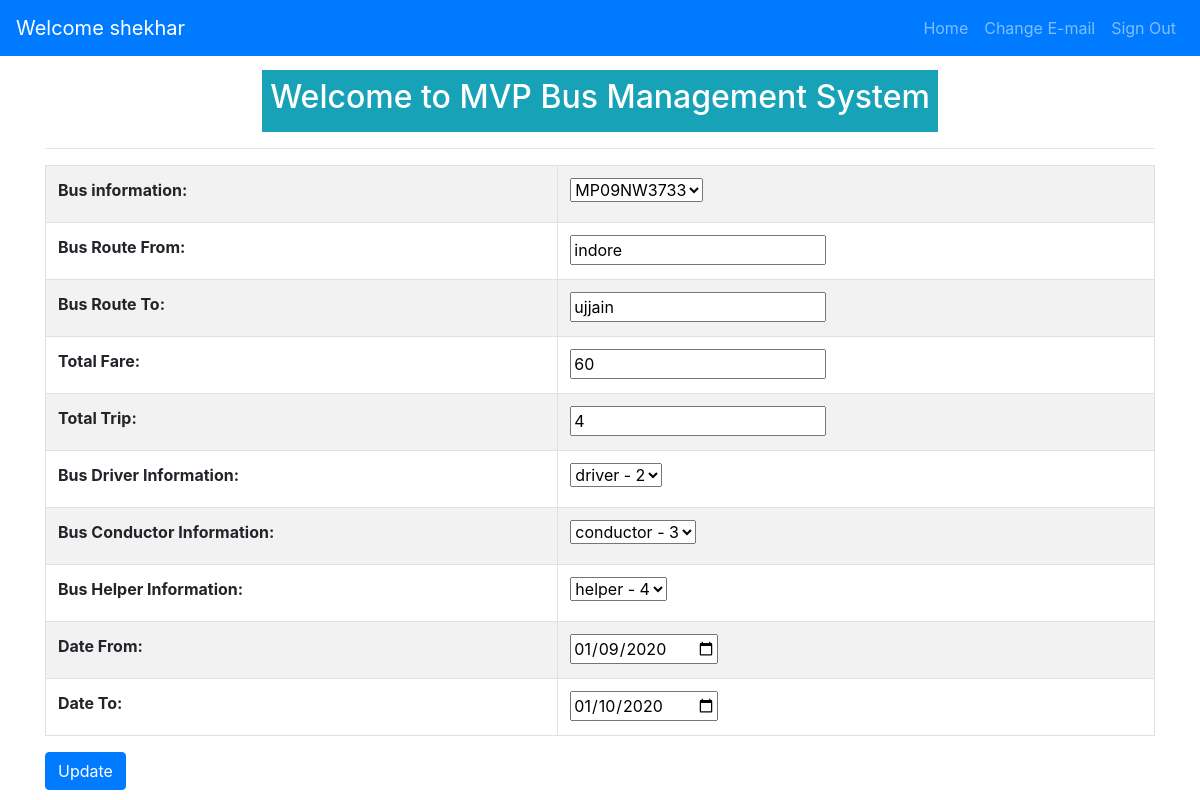
Screenshot of /manager/1/editbususer (signed in) with the database file from the repository.
### mvpManagement/models.py (models this page shows, shortened)
class User(AbstractUser):
    class UserType:
        AGENCYMANAGER = 1
        DRIVER = 2
        CONDUCTOR = 3
        HELPER = 4
    USER_CHOICES = (
        (UserType.AGENCYMANAGER, _("Agency Manager")),
        (UserType.DRIVER, _("Driver")),
        (UserType.CONDUCTOR, _("Conductor")),
        (UserType.HELPER, _("Helper")),
    )
    usertype = models.IntegerField(
        default=0, choices=USER_CHOICES, verbose_name=_("User Type")
    )
    email = models.EmailField(unique=True, verbose_name=_('email address'), blank=True)
    created_by = models.ForeignKey(
        "self", null=True, blank=True, on_delete=models.CASCADE
    )
    class Meta:
        ordering = ('user__date_joined',)
        verbose_name = "User"
        verbose_name_plural = "Users"
    def __str__(self):
        return "{0} - {1}".format(self.username, self.usertype)

class BusSchedule(models.Model):
    businfo = models.ForeignKey(
        BusInfo,
        null=True,
        blank=True,
        on_delete=models.SET_NULL,
        related_name="bus_info",
        verbose_name="bus information",
    )
    broute_from = models.CharField(max_length=100, verbose_name=_("Bus Route From"))
    broute_to = models.CharField(max_length=100, verbose_name=_("Bus Route To"))
    btotalfare = models.IntegerField(default=0, verbose_name=_("Total Fare"))
    totaltrip = models.IntegerField(default=0, verbose_name=_("Total Trip"))
    businfo_driver = models.ForeignKey(
        settings.AUTH_USER_MODEL,
        null=True,
        blank=True,
        on_delete=models.SET_NULL,
        related_name="businfo_driver",
        verbose_name=_("Bus Driver Information"),
    )
    businfo_conductor = models.ForeignKey(
        settings.AUTH_USER_MODEL,
        null=True,
        blank=True,
        on_delete=models.SET_NULL,
        related_name="businfo_conductor",
        verbose_name=_("Bus Conductor Information"),
    )
    businfo_helper = models.ForeignKey(
        settings.AUTH_USER_MODEL,
        null=True,
        blank=True,
        on_delete=models.SET_NULL,
        related_name="businfo_helper",
        verbose_name=_("Bus Helper Information"),
    )
    created_by = models.ForeignKey(
        settings.AUTH_USER_MODEL, null=True, blank=True, on_delete=models.CASCADE
    )
    bus_from = models.DateField(verbose_name=_("Date From"))
    bus_to = models.DateField(verbose_name=_("Date To"))
    created_at = models.DateTimeField(editable=False)
    updated_at = models.DateTimeField()
    class Meta:
        db_table = "busschedule"
        ordering = ('-bus_to',)
        verbose_name = "Bus Schedule"
        verbose_name_plural = "Buses Schedule"

### mvpManagement/views/manager.py (the view)
# urls.py: path('<int:id>/editbususer', manager.edit_user_bus, name='edit_assign_bus'),
@manager_required
def edit_user_bus(request, id):
    if request.method == "POST":
        bus_schedule = get_object_or_404(BusSchedule, pk=id)
        form = BusScheduleForm(request.user, data=request.POST, instance=bus_schedule)
        if form.is_valid():
            form.save()
            messages.add_message(
                request, messages.INFO, "{0} successfully updated.".format(bus_schedule)
            )
            return redirect("manager:show_assign_bus")
        return render(
            request, "mvp_management/managers/editbususer.html", {"form": form, "bus_info": bus_schedule}
        )
    else:
        bus_schedule = get_object_or_404(BusSchedule, pk=id)
        form = BusScheduleForm(request.user, instance=bus_schedule)
        return render(
            request,
            "mvp_management/managers/editbususer.html",
            {"form": form, "bus_info": bus_schedule},
        )

### mvpManagement/forms.py (shortened to what this page needs)
class BusScheduleForm(ModelForm):
    class Meta:
        model = BusSchedule
        fields = [
            "businfo",
            "broute_from",
            "broute_to",
            "btotalfare",
            "totaltrip",
            "businfo_driver",
            "businfo_conductor",
            "businfo_helper",
            "bus_from",
            "bus_to",
        ]
        widgets = {
            "bus_from": DateInput(),
            "bus_to": DateInput(),
        }
    def __init__(self, user, *args, **kwargs):
        super(BusScheduleForm, self).__init__(*args, **kwargs)
        self.fields["businfo_driver"].queryset = User.objects.filter(
            created_by=user, usertype=2
        )
        self.fields["businfo_conductor"].queryset = User.objects.filter(
            created_by=user, usertype=3
        )
        self.fields["businfo_helper"].queryset = User.objects.filter(
            created_by=user, usertype=4
        )

### mvpManagement/models.py (called while the page is built)
    def __str__(self):
        return "{0}".format(self.bnum)

### mvpManagement/templates/mvp_management/managers/editbususer.html (shortened to what this page needs)
{% extends 'base.html' %}
{% block content %}
<div class="d-flex justify-content-center flex-wrap flex-row text-white">
    <div class="p-2 bg-info">
<h2> Welcome to MVP Bus Management System</h2>
</div>
</div>
  <hr>
   {% if bus_info %}
        <form method="POST" class="post-form" action="{% url 'manager:edit_assign_bus' bus_info.pk %}">
          <table class="table table-bordered table-striped">
            {{form.as_table}}
          </table>
          <button type="submit" class="btn btn-primary">Update</button>
        </form>
   {% endif %}
{% endblock %}

### templates/base.html (shortened to what this page needs)
<!DOCTYPE html>
<html>
  <head>
    <link rel="stylesheet" href="https://maxcdn.bootstrapcdn.com/bootstrap/4.0.0/css/bootstrap.min.css">
  </head>
  <body>
    {% block body %}
        <nav class="navbar navbar-expand-sm bg-primary navbar-dark fixed-top">
            <div class="navbar-collapse collapse">
                {% if user.is_authenticated %}
                <a routerLink="/" class="navbar-brand" href="/">Welcome {{ user.username }}</a>
                {% endif %}
          <ul class="navbar-nav ml-auto">
          {% if user.is_authenticated %}
          <li class="nav-item"><a href="/index" class="nav-link">Home</a></li>
        	<li class="nav-item"><a href="{% url 'account_email' %}" class="nav-link">Change E-mail</a></li>
	        <li class="nav-item">
            <form name='signoutform' method="post" action="{% url 'account_logout' %}">
                  <a href="#" class="nav-link" onclick="document.forms['signoutform'].submit(); return false;">Sign Out</a>
            </form>
          </li>
	        {% else %}
	        <li class="nav-item"><a href="{% url 'account_login' %}" class="nav-link">Sign In</a></li>
	        {% endif %}
        </ul>
        </div>
        </nav>
    <div class="container">
    {% block content %}
    {% endblock %}
    {% endblock %}
  </div>
  </body>
</html>

### templates/base.html (style rules this page uses)
body { padding-top: 70px; }

### rows the page displays
User: username "shekhar"
BusSchedule: businfo "MP09NW3733", broute_from "indore", broute_to "ujjain", btotalfare "60", totaltrip "4", businfo_driver "driver - 2", businfo_conductor "conductor - 3", businfo_helper "helper - 4", bus_from "01/09/2020", bus_to "01/10/2020"
